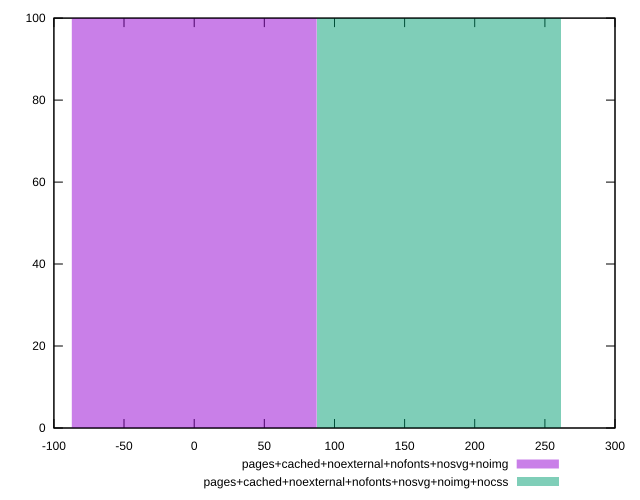

Source code (gnuplot):
reset
set terminal svg size 640, 500 enhanced background rgb 'white'
set output "report_00007_2020-12-11T15:55:29.892Z/unminified-javascript/comparison/histogram/11_vs_12.svg"

$pagesCachedNoexternalNofontsNosvgNoimg <<EOF
0 100
EOF

$pagesCachedNoexternalNofontsNosvgNoimgNocss <<EOF
174.50707449766307 100
EOF

set key outside below
set boxwidth 174.50707449766307
set yrange [0:100]
set style fill transparent solid 0.5 noborder

plot \
  $pagesCachedNoexternalNofontsNosvgNoimg title "pages+cached+noexternal+nofonts+nosvg+noimg" with boxes, \
  $pagesCachedNoexternalNofontsNosvgNoimgNocss title "pages+cached+noexternal+nofonts+nosvg+noimg+nocss" with boxes, \


reset
